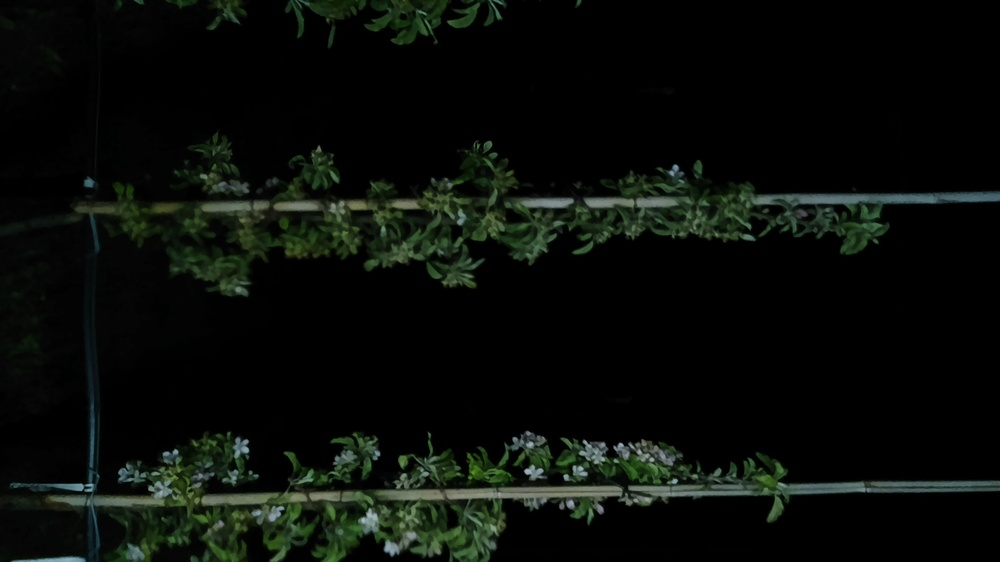
#> input picture tree_monitor/model/im_00461.jpg, 1000 x 562 px, shrunk from 1920 x 1080 before the run
$ python simulate_low_light.py model out
#> lines starting #> are read from the running program, lines starting #| are printed output that depends on the picture
"""
Simulate a darker/low-light version of a photo (steps 1-3, simplified):
    1. Undo gamma encoding with a simple power curve (approx. sRGB, gamma 2.2).
    2. Scale down linear brightness by an exposure factor
       (simulates less light hitting the sensor).
    3. Add a single Gaussian noise term whose strength grows as the
       exposure factor drops (approximates the combined effect of
       photon shot noise + sensor read noise, without modeling them
       separately).
    4. Re-apply gamma encoding and clip back to 0-255.

All images found in the input directory are processed and saved
(with the same filenames) into the output directory.

Usage:
    python simulate_low_light.py input_dir output_dir --exposure 0.5 --noise 4
"""
import argparse
import glob
import os

import cv2
import numpy as np

GAMMA = 2.2
IMAGE_EXTENSIONS = (".jpg", ".jpeg", ".png", ".bmp")


def srgb_to_linear(img):
    return (img.astype(np.float32) / 255.0) ** GAMMA


def linear_to_srgb(img):
    img = np.clip(img, 0, 1)
    return (img ** (1.0 / GAMMA) * 255.0).round().astype(np.uint8)


def simulate_low_light(img, exposure=0.2, noise_std=4.0):
    """
    img: uint8 BGR image (as read by cv2.imread)
    exposure: fraction of original linear brightness to keep (0-1, lower = darker)
    noise_std: base noise std-dev on a 0-255 scale, at exposure = 1.0;
               scaled up by 1/sqrt(exposure) as the scene gets darker
    """
    linear = srgb_to_linear(img)

    # 2) Reduce exposure
    linear = linear * exposure

    # 3) Combined shot+read noise, approximated as a single Gaussian term
    #    that grows as the exposure factor drops (less light -> noisier).
    effective_std = (noise_std / 255.0) / np.sqrt(exposure)
    linear_noisy = linear + np.random.normal(0, effective_std, linear.shape)

    return linear_to_srgb(linear_noisy)


def collect_images(input_dir):
#> pass 3 of the loop in collect_images, `for ext in IMAGE_EXTENSIONS:`:
#> the loop made 4 passes; the first 3 are shown
    paths = []
    for ext in IMAGE_EXTENSIONS:
        paths.extend(glob.glob(os.path.join(input_dir, f"*{ext}")))
        paths.extend(glob.glob(os.path.join(input_dir, f"*{ext.upper()}")))
    return sorted(paths)


def main():
    parser = argparse.ArgumentParser(description="Simulate a low-light version of all images in a directory.")
    parser.add_argument("input_dir", help="directory with input images")
    parser.add_argument("output_dir", help="directory where processed images will be saved")
    parser.add_argument("--exposure", type=float, default=0.3,
                         help="fraction of original brightness to keep, 0-1 (default: 0.3)")
    parser.add_argument("--noise", type=float, default=2.0,
                         help="base noise std-dev on a 0-255 scale, at exposure=1.0 (default: 2.0)")
    args = parser.parse_args()

    image_paths = collect_images(args.input_dir)
    if not image_paths:
        raise SystemExit(f"No images found in '{args.input_dir}'.")

    os.makedirs(args.output_dir, exist_ok=True)

    for path in image_paths:
        img = cv2.imread(path)
#> img is the input picture: shape (562, 1000, 3); mean B, G, R 8.7, 12.7, 9
        if img is None:
            print(f"Skipping '{path}': could not read image.")
            continue

        result = simulate_low_light(img, exposure=args.exposure, noise_std=args.noise)
#> in srgb_to_linear, `return (img.astype(np.float32) / 255.0) ** GAMMA`:
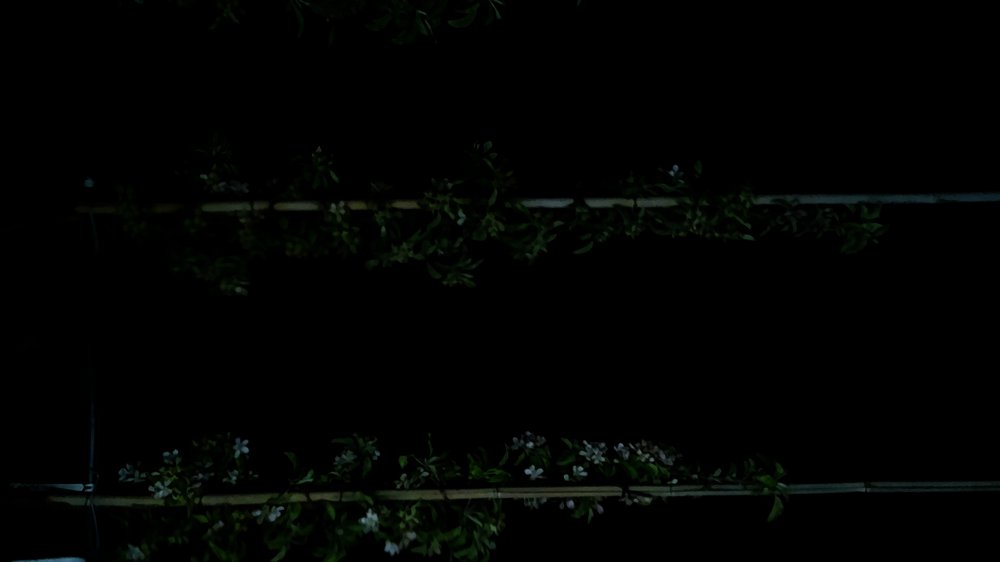
#> returned value: shape (562, 1000, 3) float32; mean of channels 0, 1, 2 0.00666, 0.0113, 0.00649; drawn as B, G, R
#> in simulate_low_light, `linear = linear * exposure`:
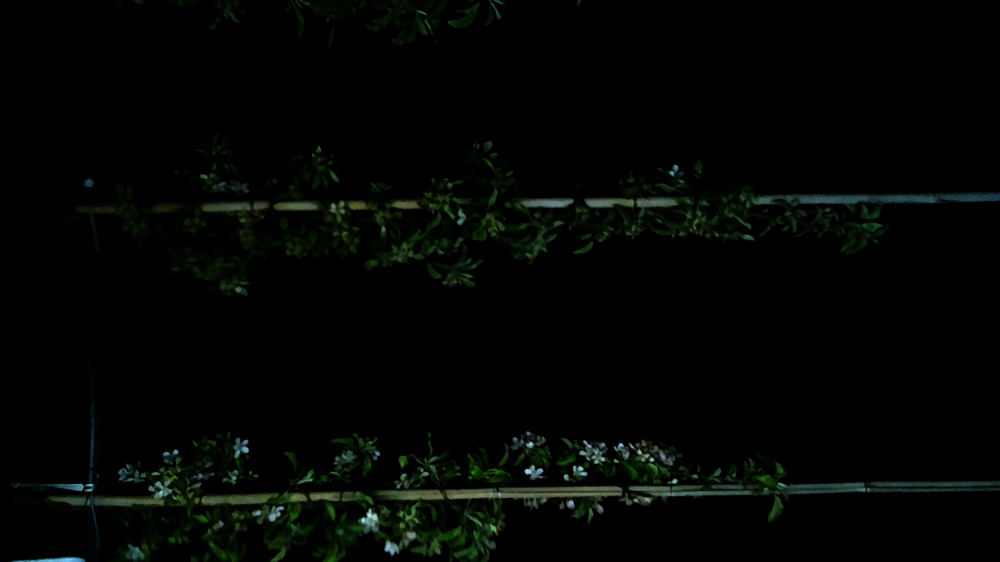
#> linear: shape (562, 1000, 3) float32; mean B, G, R 0.002, 0.0034, 0.00195; drawn with min black and max white
#> in simulate_low_light, `linear_noisy = linear + np.random.normal(0, effective_std, linear.shape)`:
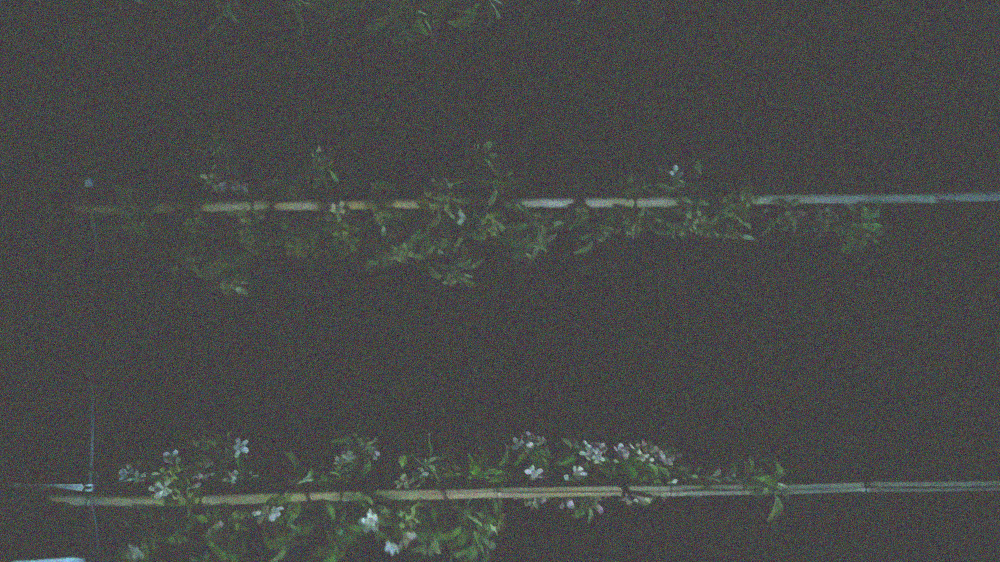
#> linear_noisy: shape (562, 1000, 3) float64; mean B, G, R 0.00199, 0.00342, 0.00197; drawn with min black and max white
#> in linear_to_srgb, `return (img ** (1.0 / GAMMA) * 255.0).round().astype(np.uint8)`:
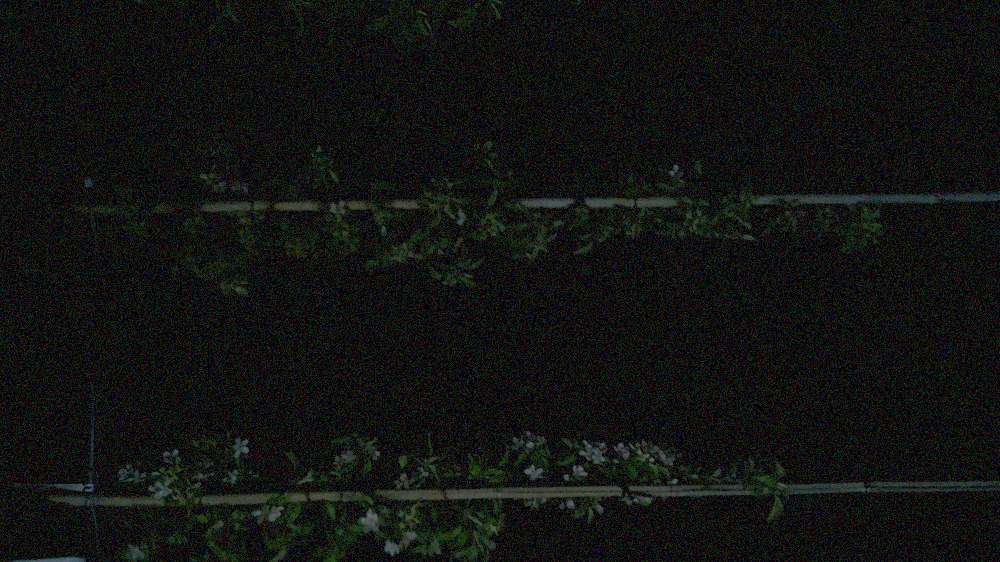
#> returned value: shape (562, 1000, 3); mean of channels 0, 1, 2 17.5, 19, 17.5; drawn as B, G, R
#> pass 3 of the loop in main, `for path in image_paths:`:
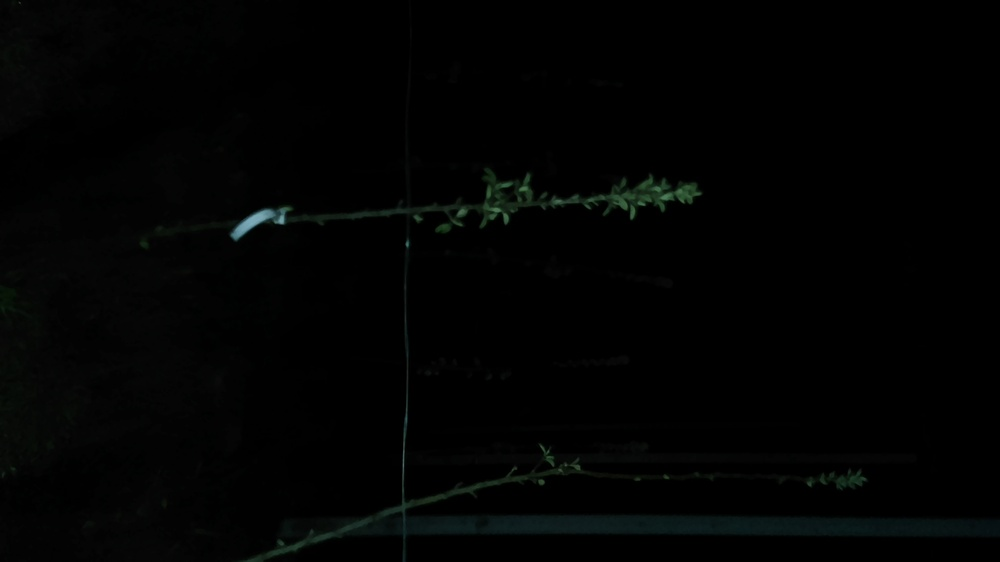
#> input picture tree_monitor/model/im_01603.jpg, 1000 x 562 px, shrunk from 1920 x 1080 before the run
#> in main, img is the input picture: shape (562, 1000, 3); mean B, G, R 2.3, 2.7, 1.8
#> in simulate_low_light (call 3), `linear_noisy = linear + np.random.normal(0, effective_std, linear.shape)`:
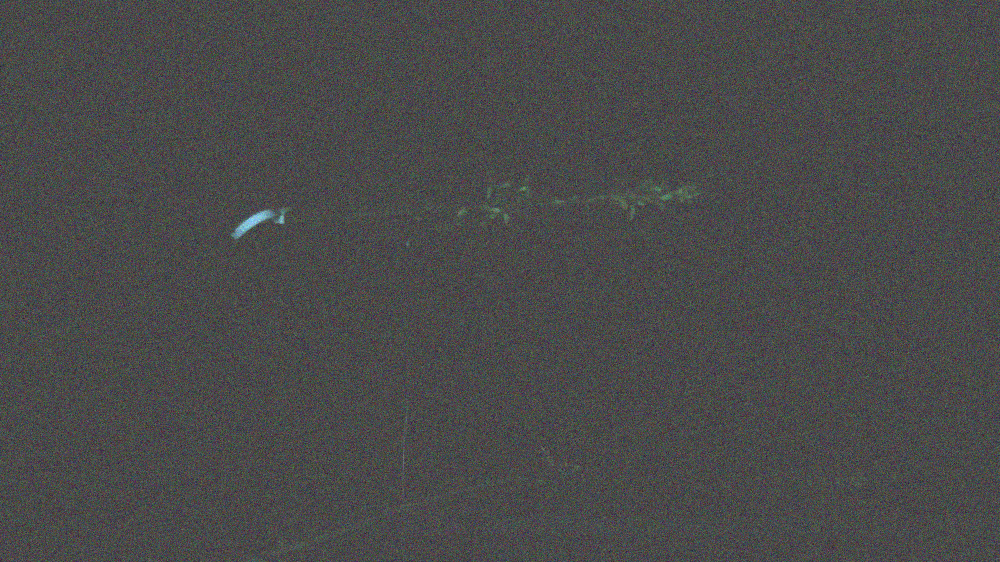
#> linear_noisy: shape (562, 1000, 3) float64; mean B, G, R 0.000193, 0.000298, 0.000107; drawn with min black and max white
#> in linear_to_srgb (call 3), `return (img ** (1.0 / GAMMA) * 255.0).round().astype(np.uint8)`:
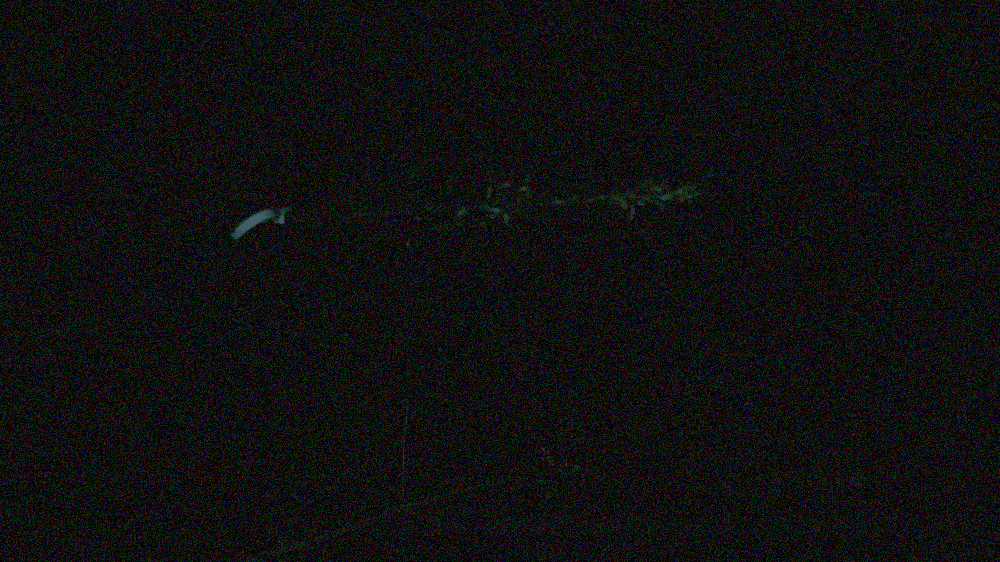
#> returned value: shape (562, 1000, 3); mean of channels 0, 1, 2 15.6, 15.7, 15.5; drawn as B, G, R
#> the loop made 4 passes; the first 3 are shown
        out_path = os.path.join(args.output_dir, os.path.basename(path))
        cv2.imwrite(out_path, result)
        print(f"Saved: {out_path}")


if __name__ == "__main__":
    main()
